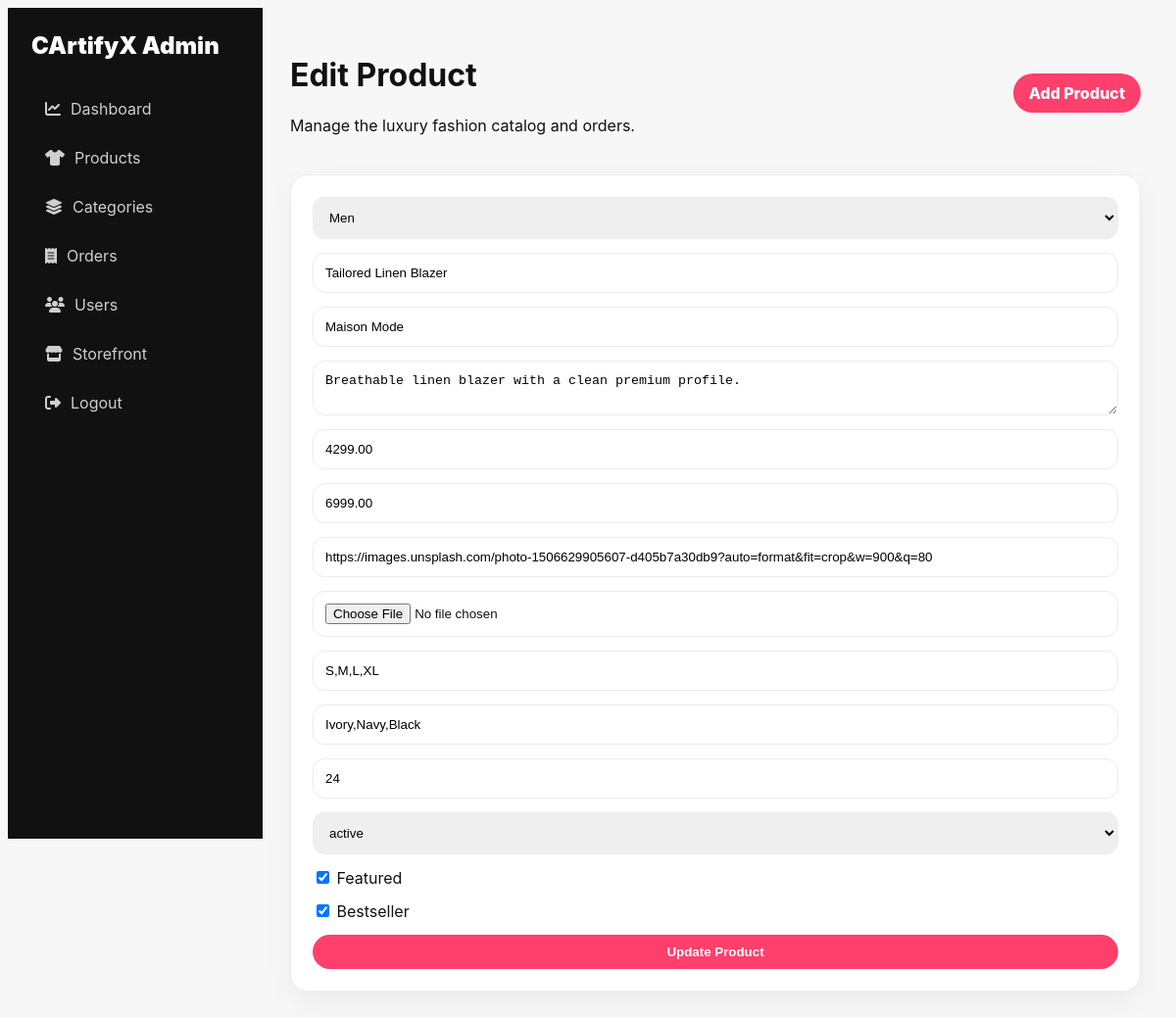
The page /admin/edit-product.php?id=2 (signed in) on the database its author committed.
### tables this page shows
CREATE TABLE products (
  id INT AUTO_INCREMENT PRIMARY KEY,
  category_id INT,
  name VARCHAR(180) NOT NULL,
  brand VARCHAR(140) NOT NULL,
  description TEXT,
  price DECIMAL(10,2) NOT NULL,
  mrp DECIMAL(10,2) NOT NULL,
  image VARCHAR(500),
  sizes VARCHAR(160),
  colors VARCHAR(160),
  stock INT DEFAULT 0,
  status ENUM('active','inactive') DEFAULT 'active',
  is_featured TINYINT(1) DEFAULT 0,
  is_bestseller TINYINT(1) DEFAULT 0,
  created_at TIMESTAMP DEFAULT CURRENT_TIMESTAMP,
  CONSTRAINT fk_products_category FOREIGN KEY (category_id) REFERENCES categories(id) ON DELETE SET NULL
);

CREATE TABLE categories (
  id INT AUTO_INCREMENT PRIMARY KEY,
  name VARCHAR(120) NOT NULL,
  slug VARCHAR(140) NOT NULL UNIQUE,
  image VARCHAR(500),
  created_at TIMESTAMP DEFAULT CURRENT_TIMESTAMP
);

### includes/config.php (called while the page is built, shortened)
<?php
try {
    $pdo = new PDO(
        'mysql:host=' . DB_HOST . ';dbname=' . DB_NAME . ';charset=utf8mb4',
        DB_USER,
        DB_PASS,
        [
            PDO::ATTR_ERRMODE => PDO::ERRMODE_EXCEPTION,
            PDO::ATTR_DEFAULT_FETCH_MODE => PDO::FETCH_ASSOC,
            PDO::ATTR_EMULATE_PREPARES => false,
        ]
    );
} catch (PDOException $e) {
    $pdo = null;
}
function db(): ?PDO
{
    global $pdo;
    return $pdo;
}

### includes/functions.php (called while the page is built, shortened)
<?php
require_once __DIR__ . '/config.php';
function e($value): string
{
    return htmlspecialchars((string)$value, ENT_QUOTES, 'UTF-8');
}
function get_categories(): array
{
    return db()->query('SELECT * FROM categories ORDER BY name')->fetchAll();
}
function get_product(int $id): ?array
{
    $stmt = db()->prepare('SELECT p.*, c.name AS category_name, c.slug AS category_slug FROM products p LEFT JOIN categories c ON c.id = p.category_id WHERE p.id = ?');
    $stmt->execute([$id]);
    return $stmt->fetch() ?: null;
}
    ?>

### admin/edit-product.php (the view, shortened to what this page needs)
<?php
require_once __DIR__ . '/../includes/functions.php';
$id = (int)($_GET['id'] ?? 0);
$product = $id ? get_product($id) : null;
include __DIR__ . '/_layout.php';
$categories = get_categories();
?>
<div class="admin-card"><form class="admin-form" method="post" enctype="multipart/form-data"><select name="category_id" required><?php foreach($categories as $c): ?><option value="<?= (int)$c['id'] ?>" <?= (int)$product['category_id']===(int)$c['id']?'selected':'' ?>><?= e($c['name']) ?></option><?php endforeach; ?></select><input name="name" value="<?= e($product['name']) ?>" required><input name="brand" value="<?= e($product['brand']) ?>" required><textarea name="description"><?= e($product['description']) ?></textarea><input type="number" name="price" value="<?= e($product['price']) ?>" required><input type="number" name="mrp" value="<?= e($product['mrp']) ?>" required><input name="image_url" value="<?= e($product['image']) ?>"><input type="file" name="image" accept="image/*"><input name="sizes" value="<?= e($product['sizes']) ?>"><input name="colors" value="<?= e($product['colors']) ?>"><input type="number" name="stock" value="<?= e($product['stock'] ?? 0) ?>"><select name="status"><option <?= $product['status']==='active'?'selected':'' ?>>active</option><option <?= $product['status']==='inactive'?'selected':'' ?>>inactive</option></select><label><input type="checkbox" name="is_featured" <?= !empty($product['is_featured'])?'checked':'' ?>> Featured</label><label><input type="checkbox" name="is_bestseller" <?= !empty($product['is_bestseller'])?'checked':'' ?>> Bestseller</label><button class="admin-btn pink">Update Product</button></form></div>
<?php include __DIR__ . '/_footer.php'; ?>

### assets/css/admin.css (style rules this page uses)
:root { --pink:#ff3f6c;--black:#111;--line:#ececec;--soft:#f7f7f8 }
body { font-family:Inter,Segoe UI,Arial,sans-serif;background:var(--soft);color:var(--black) }
.metric-card,.admin-card { background:#fff;border:1px solid var(--line);border-radius:18px;padding:22px;box-shadow:0 10px 28px rgba(17,17,17,.05) }
.admin-card { margin-top:20px }
.admin-btn { border:0;border-radius:999px;background:#111;color:#fff;padding:10px 16px;font-weight:800 }
.admin-btn.pink { background:var(--pink) }
.admin-form { display:grid;gap:14px }
.admin-form input,.admin-form select,.admin-form textarea { border:1px solid var(--line);border-radius:12px;padding:12px }

### rows shown on the page
products: category_id "Men", name "Tailored Linen Blazer", brand "Maison Mode", description "Breathable linen blazer with a clean premium profile.", price "4299.00", mrp "6999.00", image_url "https://images.unsplash.com/photo-1506629905607-d405b7a30db9?auto=format&fit=crop&w=900&q=80", sizes "S,M,L,XL", colors "Ivory,Navy,Black", stock "24", status "active", is_featured "☑", is_bestseller "☑"

### other values the page prints
$adminTitle "Edit Product"
